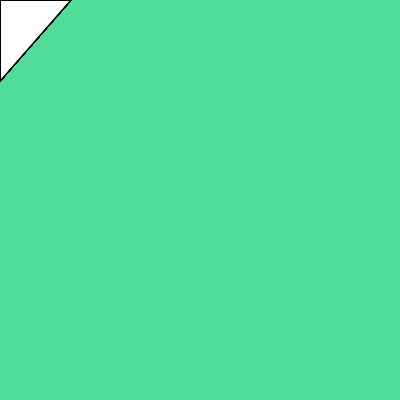
Frame 1 (no input)
Frame 60 (the mouse pressed at the canvas centre just before this capture): identical to frame 1, image omitted
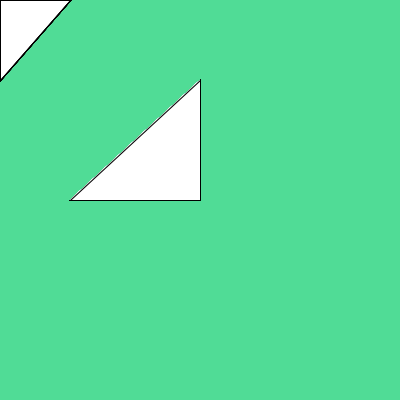
Frame 120 (the mouse held since frame 60 and released just before this capture)

The Processing sketch that drew these frames (run headless with seeded random() and noise(); from frame 60 on, the mouse is pressed at the canvas centre):

// Processing sketch: processing_125773
// ── processing_125773.pde

int[] xPosition = new int[80];
int[] yPosition = new int[80];



void setup() {
  size(400,400);
}
  
  
void draw() {
  background(80,220,150); 
  strokeWeight(1);
  for (int i=0; i<xPosition.length; i++) {
    quad( xPosition[i], yPosition[i], yPosition[i], 80, yPosition[i], 80, 70, yPosition[i]);
  }
  
  for(int i=xPosition.length-1; i>0; i--) {
    xPosition[i] = xPosition[i-1];
    yPosition[i] = yPosition[i-1];
   
  }
    
  
  xPosition[0] = mouseX;
  yPosition[0] = mouseY;
  
  
  
}
